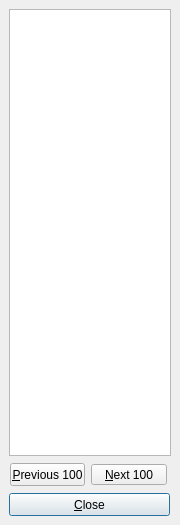
<?xml version="1.0" encoding="UTF-8"?>
<ui version="4.0">
 <class>Dialog</class>
 <widget class="QDialog" name="Dialog">
  <property name="geometry">
   <rect>
    <x>0</x>
    <y>0</y>
    <width>180</width>
    <height>525</height>
   </rect>
  </property>
  <property name="windowTitle">
   <string>Search results ...</string>
  </property>
  <widget class="QListWidget" name="listSearchResults">
   <property name="geometry">
    <rect>
     <x>9</x>
     <y>9</y>
     <width>162</width>
     <height>447</height>
    </rect>
   </property>
  </widget>
  <widget class="QPushButton" name="btnClose">
   <property name="geometry">
    <rect>
     <x>9</x>
     <y>493</y>
     <width>161</width>
     <height>23</height>
    </rect>
   </property>
   <property name="text">
    <string>&amp;Close</string>
   </property>
  </widget>
  <widget class="QPushButton" name="btnNext">
   <property name="geometry">
    <rect>
     <x>91</x>
     <y>464</y>
     <width>76</width>
     <height>21</height>
    </rect>
   </property>
   <property name="maximumSize">
    <size>
     <width>16777215</width>
     <height>21</height>
    </size>
   </property>
   <property name="text">
    <string>&amp;Next 100</string>
   </property>
  </widget>
  <widget class="QPushButton" name="btnPrev">
   <property name="geometry">
    <rect>
     <x>10</x>
     <y>463</y>
     <width>75</width>
     <height>23</height>
    </rect>
   </property>
   <property name="maximumSize">
    <size>
     <width>16777215</width>
     <height>23</height>
    </size>
   </property>
   <property name="text">
    <string>&amp;Previous 100</string>
   </property>
  </widget>
 </widget>
 <resources/>
 <connections>
  <connection>
   <sender>btnClose</sender>
   <signal>clicked()</signal>
   <receiver>Dialog</receiver>
   <slot>reject()</slot>
   <hints>
    <hint type="sourcelabel">
     <x>89</x>
     <y>504</y>
    </hint>
    <hint type="destinationlabel">
     <x>89</x>
     <y>262</y>
    </hint>
   </hints>
  </connection>
  <connection>
   <sender>listSearchResults</sender>
   <signal>currentTextChanged(QString)</signal>
   <receiver>Dialog</receiver>
   <slot>selectionChanged()</slot>
   <hints>
    <hint type="sourcelabel">
     <x>89</x>
     <y>232</y>
    </hint>
    <hint type="destinationlabel">
     <x>89</x>
     <y>262</y>
    </hint>
   </hints>
  </connection>
  <connection>
   <sender>btnNext</sender>
   <signal>clicked()</signal>
   <receiver>Dialog</receiver>
   <slot>next()</slot>
   <hints>
    <hint type="sourcelabel">
     <x>128</x>
     <y>474</y>
    </hint>
    <hint type="destinationlabel">
     <x>89</x>
     <y>262</y>
    </hint>
   </hints>
  </connection>
  <connection>
   <sender>btnPrev</sender>
   <signal>clicked()</signal>
   <receiver>Dialog</receiver>
   <slot>prev()</slot>
   <hints>
    <hint type="sourcelabel">
     <x>47</x>
     <y>474</y>
    </hint>
    <hint type="destinationlabel">
     <x>89</x>
     <y>262</y>
    </hint>
   </hints>
  </connection>
 </connections>
 <slots>
  <slot>selectionChanged()</slot>
  <slot>next()</slot>
  <slot>prev()</slot>
 </slots>
</ui>
